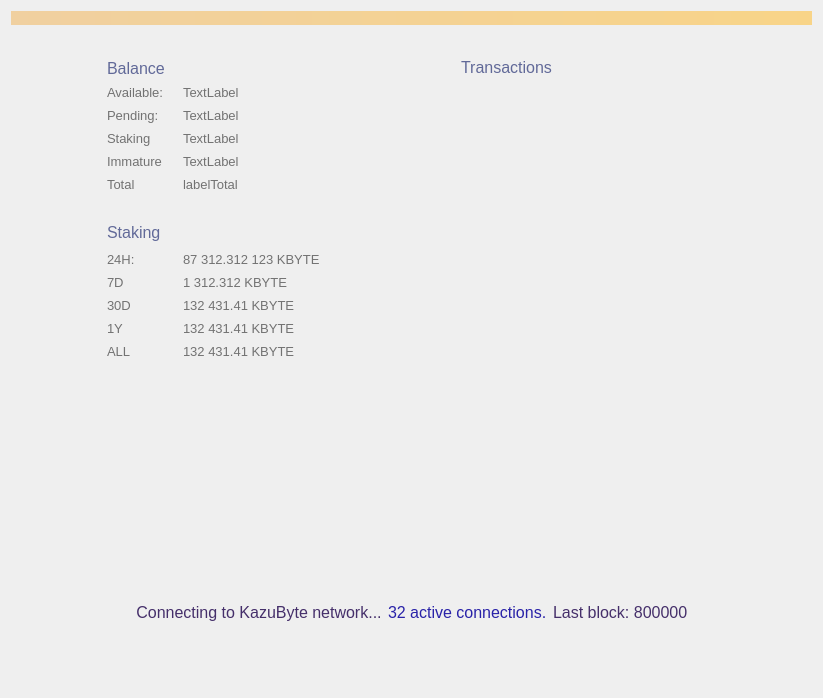
<?xml version="1.0" encoding="UTF-8"?>
<ui version="4.0">
 <class>OverviewPage</class>
 <widget class="QWidget" name="OverviewPage">
  <property name="geometry">
   <rect>
    <x>0</x>
    <y>0</y>
    <width>823</width>
    <height>698</height>
   </rect>
  </property>
  <property name="sizePolicy">
   <sizepolicy hsizetype="MinimumExpanding" vsizetype="MinimumExpanding">
    <horstretch>0</horstretch>
    <verstretch>0</verstretch>
   </sizepolicy>
  </property>
  <property name="maximumSize">
   <size>
    <width>16777215</width>
    <height>16777215</height>
   </size>
  </property>
  <property name="windowTitle">
   <string>Form</string>
  </property>
  <property name="styleSheet">
   <string notr="true"/>
  </property>
  <layout class="QVBoxLayout" name="topLayout">
   <item>
    <widget class="QLabel" name="labelAlerts">
     <property name="visible">
      <bool>false</bool>
     </property>
     <property name="styleSheet">
      <string notr="true">background-color: qlineargradient(x1: 0, y1: 0, x2: 1, y2: 0, stop:0 #F0D0A0, stop:1 #F8D488); color:#000000;</string>
     </property>
     <property name="wordWrap">
      <bool>true</bool>
     </property>
     <property name="margin">
      <number>3</number>
     </property>
    </widget>
   </item>
   <item>
    <spacer name="verticalSpacer">
     <property name="orientation">
      <enum>Qt::Vertical</enum>
     </property>
     <property name="sizeType">
      <enum>QSizePolicy::Fixed</enum>
     </property>
     <property name="sizeHint" stdset="0">
      <size>
       <width>20</width>
       <height>20</height>
      </size>
     </property>
    </spacer>
   </item>
   <item>
    <layout class="QHBoxLayout" name="horizontalLayout_2">
     <property name="sizeConstraint">
      <enum>QLayout::SetMinimumSize</enum>
     </property>
     <item>
      <spacer name="horizontalSpacer">
       <property name="orientation">
        <enum>Qt::Horizontal</enum>
       </property>
       <property name="sizeType">
        <enum>QSizePolicy::Fixed</enum>
       </property>
       <property name="sizeHint" stdset="0">
        <size>
         <width>80</width>
         <height>20</height>
        </size>
       </property>
      </spacer>
     </item>
     <item>
      <layout class="QVBoxLayout" name="verticalLayout_2">
       <property name="sizeConstraint">
        <enum>QLayout::SetNoConstraint</enum>
       </property>
       <property name="leftMargin">
        <number>16</number>
       </property>
       <property name="topMargin">
        <number>7</number>
       </property>
       <property name="rightMargin">
        <number>16</number>
       </property>
       <property name="bottomMargin">
        <number>16</number>
       </property>
       <item>
        <layout class="QHBoxLayout" name="horizontalLayout_3">
         <property name="spacing">
          <number>0</number>
         </property>
         <item>
          <widget class="QLabel" name="label_4">
           <property name="sizePolicy">
            <sizepolicy hsizetype="Minimum" vsizetype="Preferred">
             <horstretch>0</horstretch>
             <verstretch>0</verstretch>
            </sizepolicy>
           </property>
           <property name="font">
            <font>
             <pointsize>-1</pointsize>
            </font>
           </property>
           <property name="styleSheet">
            <string notr="true">color: #616998; text-transform: uppercase; font-size: 16px</string>
           </property>
           <property name="text">
            <string>Balance</string>
           </property>
          </widget>
         </item>
         <item>
          <spacer name="horizontalSpacer_11">
           <property name="orientation">
            <enum>Qt::Horizontal</enum>
           </property>
           <property name="sizeType">
            <enum>QSizePolicy::Maximum</enum>
           </property>
           <property name="sizeHint" stdset="0">
            <size>
             <width>10</width>
             <height>20</height>
            </size>
           </property>
          </spacer>
         </item>
         <item>
          <widget class="QPushButton" name="labelWalletStatus">
           <property name="maximumSize">
            <size>
             <width>22</width>
             <height>22</height>
            </size>
           </property>
           <property name="baseSize">
            <size>
             <width>22</width>
             <height>22</height>
            </size>
           </property>
           <property name="styleSheet">
            <string notr="true">border: 0</string>
           </property>
           <property name="text">
            <string/>
           </property>
           <property name="flat">
            <bool>true</bool>
           </property>
          </widget>
         </item>
         <item>
          <spacer name="horizontalSpacer_10">
           <property name="orientation">
            <enum>Qt::Horizontal</enum>
           </property>
           <property name="sizeHint" stdset="0">
            <size>
             <width>40</width>
             <height>20</height>
            </size>
           </property>
          </spacer>
         </item>
        </layout>
       </item>
       <item>
        <layout class="QHBoxLayout" name="horizontalLayout_4">
         <item>
          <layout class="QFormLayout" name="formLayout">
           <property name="sizeConstraint">
            <enum>QLayout::SetNoConstraint</enum>
           </property>
           <property name="labelAlignment">
            <set>Qt::AlignLeading|Qt::AlignLeft|Qt::AlignVCenter</set>
           </property>
           <property name="verticalSpacing">
            <number>-1</number>
           </property>
           <item row="0" column="0">
            <widget class="QLabel" name="label_5">
             <property name="sizePolicy">
              <sizepolicy hsizetype="Minimum" vsizetype="Preferred">
               <horstretch>0</horstretch>
               <verstretch>0</verstretch>
              </sizepolicy>
             </property>
             <property name="minimumSize">
              <size>
               <width>70</width>
               <height>17</height>
              </size>
             </property>
             <property name="maximumSize">
              <size>
               <width>70</width>
               <height>17</height>
              </size>
             </property>
             <property name="font">
              <font>
               <pointsize>10</pointsize>
               <weight>50</weight>
               <bold>false</bold>
               <stylestrategy>PreferAntialias</stylestrategy>
              </font>
             </property>
             <property name="styleSheet">
              <string notr="true">color: #727272</string>
             </property>
             <property name="text">
              <string>Available:</string>
             </property>
             <property name="alignment">
              <set>Qt::AlignLeading|Qt::AlignLeft|Qt::AlignVCenter</set>
             </property>
            </widget>
           </item>
           <item row="0" column="1">
            <widget class="QLabel" name="labelBalance">
             <property name="font">
              <font>
               <pointsize>10</pointsize>
               <weight>50</weight>
               <bold>false</bold>
               <stylestrategy>PreferAntialias</stylestrategy>
              </font>
             </property>
             <property name="styleSheet">
              <string notr="true">color: #727272</string>
             </property>
             <property name="text">
              <string>TextLabel</string>
             </property>
             <property name="alignment">
              <set>Qt::AlignLeading|Qt::AlignLeft|Qt::AlignVCenter</set>
             </property>
            </widget>
           </item>
           <item row="1" column="0">
            <widget class="QLabel" name="label_7">
             <property name="sizePolicy">
              <sizepolicy hsizetype="Minimum" vsizetype="Preferred">
               <horstretch>0</horstretch>
               <verstretch>0</verstretch>
              </sizepolicy>
             </property>
             <property name="minimumSize">
              <size>
               <width>70</width>
               <height>17</height>
              </size>
             </property>
             <property name="maximumSize">
              <size>
               <width>70</width>
               <height>17</height>
              </size>
             </property>
             <property name="font">
              <font>
               <pointsize>10</pointsize>
               <weight>50</weight>
               <bold>false</bold>
               <stylestrategy>PreferAntialias</stylestrategy>
              </font>
             </property>
             <property name="styleSheet">
              <string notr="true">color: #727272</string>
             </property>
             <property name="text">
              <string>Pending:</string>
             </property>
             <property name="alignment">
              <set>Qt::AlignLeading|Qt::AlignLeft|Qt::AlignVCenter</set>
             </property>
            </widget>
           </item>
           <item row="1" column="1">
            <widget class="QLabel" name="labelUnconfirmed">
             <property name="font">
              <font>
               <pointsize>10</pointsize>
               <weight>50</weight>
               <bold>false</bold>
               <stylestrategy>PreferAntialias</stylestrategy>
              </font>
             </property>
             <property name="styleSheet">
              <string notr="true">color: #727272</string>
             </property>
             <property name="text">
              <string>TextLabel</string>
             </property>
             <property name="alignment">
              <set>Qt::AlignLeading|Qt::AlignLeft|Qt::AlignVCenter</set>
             </property>
            </widget>
           </item>
           <item row="3" column="0">
            <widget class="QLabel" name="labelImmatureText">
             <property name="sizePolicy">
              <sizepolicy hsizetype="Minimum" vsizetype="Preferred">
               <horstretch>0</horstretch>
               <verstretch>0</verstretch>
              </sizepolicy>
             </property>
             <property name="minimumSize">
              <size>
               <width>70</width>
               <height>17</height>
              </size>
             </property>
             <property name="maximumSize">
              <size>
               <width>70</width>
               <height>17</height>
              </size>
             </property>
             <property name="font">
              <font>
               <pointsize>10</pointsize>
               <weight>50</weight>
               <bold>false</bold>
               <stylestrategy>PreferAntialias</stylestrategy>
              </font>
             </property>
             <property name="styleSheet">
              <string notr="true">color: #727272</string>
             </property>
             <property name="text">
              <string>Immature</string>
             </property>
             <property name="alignment">
              <set>Qt::AlignLeading|Qt::AlignLeft|Qt::AlignVCenter</set>
             </property>
            </widget>
           </item>
           <item row="3" column="1">
            <widget class="QLabel" name="labelImmature">
             <property name="font">
              <font>
               <pointsize>10</pointsize>
               <weight>50</weight>
               <bold>false</bold>
               <stylestrategy>PreferAntialias</stylestrategy>
              </font>
             </property>
             <property name="styleSheet">
              <string notr="true">color: #727272</string>
             </property>
             <property name="text">
              <string>TextLabel</string>
             </property>
             <property name="alignment">
              <set>Qt::AlignLeading|Qt::AlignLeft|Qt::AlignVCenter</set>
             </property>
            </widget>
           </item>
           <item row="4" column="0">
            <widget class="QLabel" name="label_8">
             <property name="sizePolicy">
              <sizepolicy hsizetype="Minimum" vsizetype="Preferred">
               <horstretch>0</horstretch>
               <verstretch>0</verstretch>
              </sizepolicy>
             </property>
             <property name="minimumSize">
              <size>
               <width>70</width>
               <height>17</height>
              </size>
             </property>
             <property name="maximumSize">
              <size>
               <width>70</width>
               <height>17</height>
              </size>
             </property>
             <property name="font">
              <font>
               <pointsize>10</pointsize>
               <weight>50</weight>
               <bold>false</bold>
               <stylestrategy>PreferAntialias</stylestrategy>
              </font>
             </property>
             <property name="styleSheet">
              <string notr="true">color: #727272</string>
             </property>
             <property name="text">
              <string>Total</string>
             </property>
             <property name="alignment">
              <set>Qt::AlignLeading|Qt::AlignLeft|Qt::AlignVCenter</set>
             </property>
            </widget>
           </item>
           <item row="4" column="1">
            <widget class="QLabel" name="labelTotal">
             <property name="font">
              <font>
               <pointsize>10</pointsize>
               <weight>50</weight>
               <bold>false</bold>
               <stylestrategy>PreferAntialias</stylestrategy>
              </font>
             </property>
             <property name="styleSheet">
              <string notr="true">color: #727272</string>
             </property>
             <property name="text">
              <string>labelTotal</string>
             </property>
             <property name="alignment">
              <set>Qt::AlignLeading|Qt::AlignLeft|Qt::AlignVCenter</set>
             </property>
            </widget>
           </item>
           <item row="2" column="1">
            <widget class="QLabel" name="labelStaking">
             <property name="font">
              <font>
               <pointsize>10</pointsize>
               <weight>50</weight>
               <bold>false</bold>
               <stylestrategy>PreferAntialias</stylestrategy>
              </font>
             </property>
             <property name="styleSheet">
              <string notr="true">color: #727272</string>
             </property>
             <property name="text">
              <string>TextLabel</string>
             </property>
             <property name="alignment">
              <set>Qt::AlignLeading|Qt::AlignLeft|Qt::AlignVCenter</set>
             </property>
            </widget>
           </item>
           <item row="2" column="0">
            <widget class="QLabel" name="labelStakingText">
             <property name="sizePolicy">
              <sizepolicy hsizetype="Minimum" vsizetype="Preferred">
               <horstretch>0</horstretch>
               <verstretch>0</verstretch>
              </sizepolicy>
             </property>
             <property name="minimumSize">
              <size>
               <width>70</width>
               <height>17</height>
              </size>
             </property>
             <property name="maximumSize">
              <size>
               <width>70</width>
               <height>17</height>
              </size>
             </property>
             <property name="font">
              <font>
               <pointsize>10</pointsize>
               <weight>50</weight>
               <bold>false</bold>
               <stylestrategy>PreferAntialias</stylestrategy>
              </font>
             </property>
             <property name="styleSheet">
              <string notr="true">color: #727272</string>
             </property>
             <property name="text">
              <string>Staking</string>
             </property>
             <property name="alignment">
              <set>Qt::AlignLeading|Qt::AlignLeft|Qt::AlignVCenter</set>
             </property>
            </widget>
           </item>
          </layout>
         </item>
         <item>
          <spacer name="horizontalSpacer_4">
           <property name="orientation">
            <enum>Qt::Horizontal</enum>
           </property>
           <property name="sizeHint" stdset="0">
            <size>
             <width>40</width>
             <height>20</height>
            </size>
           </property>
          </spacer>
         </item>
        </layout>
       </item>
       <item>
        <spacer name="verticalSpacer_5">
         <property name="orientation">
          <enum>Qt::Vertical</enum>
         </property>
         <property name="sizeType">
          <enum>QSizePolicy::Maximum</enum>
         </property>
         <property name="sizeHint" stdset="0">
          <size>
           <width>20</width>
           <height>20</height>
          </size>
         </property>
        </spacer>
       </item>
       <item>
        <layout class="QHBoxLayout" name="horizontalLayout_7">
         <property name="spacing">
          <number>0</number>
         </property>
         <item>
          <widget class="QLabel" name="label_11">
           <property name="font">
            <font>
             <pointsize>-1</pointsize>
            </font>
           </property>
           <property name="styleSheet">
            <string notr="true">color: #616998; text-transform: uppercase; font-size: 16px</string>
           </property>
           <property name="text">
            <string>Staking</string>
           </property>
           <property name="alignment">
            <set>Qt::AlignLeading|Qt::AlignLeft|Qt::AlignVCenter</set>
           </property>
          </widget>
         </item>
         <item>
          <spacer name="horizontalSpacer_8">
           <property name="orientation">
            <enum>Qt::Horizontal</enum>
           </property>
           <property name="sizeType">
            <enum>QSizePolicy::Maximum</enum>
           </property>
           <property name="sizeHint" stdset="0">
            <size>
             <width>10</width>
             <height>20</height>
            </size>
           </property>
          </spacer>
         </item>
         <item>
          <widget class="QPushButton" name="unlockStakingButton">
           <property name="minimumSize">
            <size>
             <width>26</width>
             <height>26</height>
            </size>
           </property>
           <property name="maximumSize">
            <size>
             <width>26</width>
             <height>26</height>
            </size>
           </property>
           <property name="styleSheet">
            <string notr="true">border: 0</string>
           </property>
           <property name="text">
            <string/>
           </property>
          </widget>
         </item>
         <item>
          <spacer name="horizontalSpacer_9">
           <property name="orientation">
            <enum>Qt::Horizontal</enum>
           </property>
           <property name="sizeHint" stdset="0">
            <size>
             <width>40</width>
             <height>20</height>
            </size>
           </property>
          </spacer>
         </item>
        </layout>
       </item>
       <item>
        <layout class="QHBoxLayout" name="horizontalLayout_6">
         <item>
          <layout class="QFormLayout" name="formLayout_2">
           <property name="labelAlignment">
            <set>Qt::AlignLeading|Qt::AlignLeft|Qt::AlignVCenter</set>
           </property>
           <item row="1" column="0">
            <widget class="QLabel" name="label_10">
             <property name="sizePolicy">
              <sizepolicy hsizetype="Minimum" vsizetype="Preferred">
               <horstretch>0</horstretch>
               <verstretch>0</verstretch>
              </sizepolicy>
             </property>
             <property name="minimumSize">
              <size>
               <width>70</width>
               <height>17</height>
              </size>
             </property>
             <property name="maximumSize">
              <size>
               <width>70</width>
               <height>17</height>
              </size>
             </property>
             <property name="font">
              <font>
               <pointsize>10</pointsize>
               <weight>50</weight>
               <bold>false</bold>
               <stylestrategy>PreferAntialias</stylestrategy>
              </font>
             </property>
             <property name="styleSheet">
              <string notr="true">color: #727272</string>
             </property>
             <property name="text">
              <string>24H:</string>
             </property>
             <property name="alignment">
              <set>Qt::AlignLeading|Qt::AlignLeft|Qt::AlignVCenter</set>
             </property>
            </widget>
           </item>
           <item row="1" column="1">
            <widget class="QLabel" name="label24hStakingStats">
             <property name="font">
              <font>
               <pointsize>10</pointsize>
               <weight>50</weight>
               <bold>false</bold>
               <stylestrategy>PreferAntialias</stylestrategy>
               <kerning>false</kerning>
              </font>
             </property>
             <property name="styleSheet">
              <string notr="true">color: #727272</string>
             </property>
             <property name="text">
              <string>87 312.312 123 KBYTE</string>
             </property>
             <property name="alignment">
              <set>Qt::AlignLeading|Qt::AlignLeft|Qt::AlignVCenter</set>
             </property>
            </widget>
           </item>
           <item row="2" column="0">
            <widget class="QLabel" name="label_13">
             <property name="sizePolicy">
              <sizepolicy hsizetype="Minimum" vsizetype="Preferred">
               <horstretch>0</horstretch>
               <verstretch>0</verstretch>
              </sizepolicy>
             </property>
             <property name="minimumSize">
              <size>
               <width>70</width>
               <height>17</height>
              </size>
             </property>
             <property name="maximumSize">
              <size>
               <width>70</width>
               <height>17</height>
              </size>
             </property>
             <property name="font">
              <font>
               <pointsize>10</pointsize>
               <weight>50</weight>
               <bold>false</bold>
               <stylestrategy>PreferAntialias</stylestrategy>
               <kerning>false</kerning>
              </font>
             </property>
             <property name="styleSheet">
              <string notr="true">color: #727272</string>
             </property>
             <property name="text">
              <string>7D</string>
             </property>
             <property name="alignment">
              <set>Qt::AlignLeading|Qt::AlignLeft|Qt::AlignVCenter</set>
             </property>
            </widget>
           </item>
           <item row="2" column="1">
            <widget class="QLabel" name="label7dStakingStats">
             <property name="font">
              <font>
               <pointsize>10</pointsize>
               <weight>50</weight>
               <bold>false</bold>
               <stylestrategy>PreferAntialias</stylestrategy>
               <kerning>false</kerning>
              </font>
             </property>
             <property name="styleSheet">
              <string notr="true">color: #727272</string>
             </property>
             <property name="text">
              <string>1 312.312 KBYTE</string>
             </property>
             <property name="alignment">
              <set>Qt::AlignLeading|Qt::AlignLeft|Qt::AlignVCenter</set>
             </property>
            </widget>
           </item>
           <item row="3" column="1">
            <widget class="QLabel" name="label30dStakingStats">
             <property name="font">
              <font>
               <pointsize>10</pointsize>
               <weight>50</weight>
               <bold>false</bold>
               <stylestrategy>PreferAntialias</stylestrategy>
               <kerning>false</kerning>
              </font>
             </property>
             <property name="styleSheet">
              <string notr="true">color: #727272</string>
             </property>
             <property name="text">
              <string>132 431.41 KBYTE</string>
             </property>
             <property name="alignment">
              <set>Qt::AlignLeading|Qt::AlignLeft|Qt::AlignVCenter</set>
             </property>
            </widget>
           </item>
           <item row="3" column="0">
            <widget class="QLabel" name="label_14">
             <property name="sizePolicy">
              <sizepolicy hsizetype="Minimum" vsizetype="Preferred">
               <horstretch>0</horstretch>
               <verstretch>0</verstretch>
              </sizepolicy>
             </property>
             <property name="minimumSize">
              <size>
               <width>70</width>
               <height>17</height>
              </size>
             </property>
             <property name="maximumSize">
              <size>
               <width>70</width>
               <height>17</height>
              </size>
             </property>
             <property name="font">
              <font>
               <pointsize>10</pointsize>
               <weight>50</weight>
               <bold>false</bold>
               <stylestrategy>PreferAntialias</stylestrategy>
               <kerning>false</kerning>
              </font>
             </property>
             <property name="styleSheet">
              <string notr="true">color: #727272</string>
             </property>
             <property name="text">
              <string>30D</string>
             </property>
             <property name="alignment">
              <set>Qt::AlignLeading|Qt::AlignLeft|Qt::AlignVCenter</set>
             </property>
            </widget>
           </item>
           <item row="4" column="0">
            <widget class="QLabel" name="label_15">
             <property name="sizePolicy">
              <sizepolicy hsizetype="Minimum" vsizetype="Preferred">
               <horstretch>0</horstretch>
               <verstretch>0</verstretch>
              </sizepolicy>
             </property>
             <property name="minimumSize">
              <size>
               <width>70</width>
               <height>17</height>
              </size>
             </property>
             <property name="maximumSize">
              <size>
               <width>70</width>
               <height>17</height>
              </size>
             </property>
             <property name="font">
              <font>
               <pointsize>10</pointsize>
               <weight>50</weight>
               <bold>false</bold>
               <stylestrategy>PreferAntialias</stylestrategy>
               <kerning>false</kerning>
              </font>
             </property>
             <property name="styleSheet">
              <string notr="true">color: #727272</string>
             </property>
             <property name="text">
              <string>1Y</string>
             </property>
             <property name="alignment">
              <set>Qt::AlignLeading|Qt::AlignLeft|Qt::AlignVCenter</set>
             </property>
            </widget>
           </item>
           <item row="4" column="1">
            <widget class="QLabel" name="label1yStakingStats">
             <property name="font">
              <font>
               <pointsize>10</pointsize>
               <weight>50</weight>
               <bold>false</bold>
               <stylestrategy>PreferAntialias</stylestrategy>
               <kerning>false</kerning>
              </font>
             </property>
             <property name="styleSheet">
              <string notr="true">color: #727272</string>
             </property>
             <property name="text">
              <string>132 431.41 KBYTE</string>
             </property>
             <property name="alignment">
              <set>Qt::AlignLeading|Qt::AlignLeft|Qt::AlignVCenter</set>
             </property>
            </widget>
           </item>
           <item row="5" column="0">
            <widget class="QLabel" name="label_16">
             <property name="sizePolicy">
              <sizepolicy hsizetype="Minimum" vsizetype="Preferred">
               <horstretch>0</horstretch>
               <verstretch>0</verstretch>
              </sizepolicy>
             </property>
             <property name="minimumSize">
              <size>
               <width>70</width>
               <height>17</height>
              </size>
             </property>
             <property name="maximumSize">
              <size>
               <width>70</width>
               <height>17</height>
              </size>
             </property>
             <property name="font">
              <font>
               <pointsize>10</pointsize>
               <weight>50</weight>
               <bold>false</bold>
               <stylestrategy>PreferAntialias</stylestrategy>
               <kerning>false</kerning>
              </font>
             </property>
             <property name="styleSheet">
              <string notr="true">color: #727272</string>
             </property>
             <property name="text">
              <string>ALL</string>
             </property>
             <property name="alignment">
              <set>Qt::AlignLeading|Qt::AlignLeft|Qt::AlignVCenter</set>
             </property>
            </widget>
           </item>
           <item row="5" column="1">
            <widget class="QLabel" name="labelallStakingStats">
             <property name="font">
              <font>
               <pointsize>10</pointsize>
               <weight>50</weight>
               <bold>false</bold>
               <stylestrategy>PreferAntialias</stylestrategy>
               <kerning>false</kerning>
              </font>
             </property>
             <property name="styleSheet">
              <string notr="true">color: #727272</string>
             </property>
             <property name="text">
              <string>132 431.41 KBYTE</string>
             </property>
             <property name="alignment">
              <set>Qt::AlignLeading|Qt::AlignLeft|Qt::AlignVCenter</set>
             </property>
            </widget>
           </item>
          </layout>
         </item>
         <item>
          <spacer name="horizontalSpacer_7">
           <property name="orientation">
            <enum>Qt::Horizontal</enum>
           </property>
           <property name="sizeHint" stdset="0">
            <size>
             <width>40</width>
             <height>20</height>
            </size>
           </property>
          </spacer>
         </item>
        </layout>
       </item>
       <item>
        <widget class="QLabel" name="stakingStatusLabel">
         <property name="sizePolicy">
          <sizepolicy hsizetype="Expanding" vsizetype="Preferred">
           <horstretch>0</horstretch>
           <verstretch>0</verstretch>
          </sizepolicy>
         </property>
         <property name="minimumSize">
          <size>
           <width>235</width>
           <height>0</height>
          </size>
         </property>
         <property name="maximumSize">
          <size>
           <width>235</width>
           <height>16777215</height>
          </size>
         </property>
         <property name="styleSheet">
          <string notr="true">color: #616998;  font-size: 13px; margin-top:6px</string>
         </property>
         <property name="text">
          <string/>
         </property>
         <property name="wordWrap">
          <bool>true</bool>
         </property>
        </widget>
       </item>
       <item>
        <widget class="QLabel" name="votingStatusLabel">
         <property name="sizePolicy">
          <sizepolicy hsizetype="Expanding" vsizetype="Preferred">
           <horstretch>0</horstretch>
           <verstretch>0</verstretch>
          </sizepolicy>
         </property>
         <property name="minimumSize">
          <size>
           <width>235</width>
           <height>0</height>
          </size>
         </property>
         <property name="maximumSize">
          <size>
           <width>235</width>
           <height>16777215</height>
          </size>
         </property>
         <property name="styleSheet">
          <string notr="true">color: #616998;  font-size: 13px; margin-top:6px</string>
         </property>
         <property name="text">
          <string/>
         </property>
         <property name="wordWrap">
          <bool>true</bool>
         </property>
        </widget>
       </item>
       <item>
        <spacer name="verticalSpacer_4">
         <property name="orientation">
          <enum>Qt::Vertical</enum>
         </property>
         <property name="sizeHint" stdset="0">
          <size>
           <width>20</width>
           <height>40</height>
          </size>
         </property>
        </spacer>
       </item>
      </layout>
     </item>
     <item>
      <spacer name="horizontalSpacer_2">
       <property name="orientation">
        <enum>Qt::Horizontal</enum>
       </property>
       <property name="sizeType">
        <enum>QSizePolicy::Fixed</enum>
       </property>
       <property name="sizeHint" stdset="0">
        <size>
         <width>60</width>
         <height>20</height>
        </size>
       </property>
      </spacer>
     </item>
     <item>
      <layout class="QVBoxLayout" name="verticalLayout_3">
       <property name="leftMargin">
        <number>16</number>
       </property>
       <property name="topMargin">
        <number>7</number>
       </property>
       <property name="rightMargin">
        <number>16</number>
       </property>
       <property name="bottomMargin">
        <number>16</number>
       </property>
       <item>
        <layout class="QVBoxLayout" name="verticalLayout_4">
         <item>
          <layout class="QHBoxLayout" name="horizontalLayout_5">
           <item>
            <widget class="QLabel" name="label_12">
             <property name="sizePolicy">
              <sizepolicy hsizetype="Preferred" vsizetype="Maximum">
               <horstretch>0</horstretch>
               <verstretch>0</verstretch>
              </sizepolicy>
             </property>
             <property name="maximumSize">
              <size>
               <width>16777215</width>
               <height>19</height>
              </size>
             </property>
             <property name="font">
              <font>
               <pointsize>-1</pointsize>
              </font>
             </property>
             <property name="styleSheet">
              <string notr="true">color: #616998; text-transform: uppercase; font-size: 16px;</string>
             </property>
             <property name="text">
              <string>Transactions</string>
             </property>
            </widget>
           </item>
           <item>
            <spacer name="horizontalSpacer_12">
             <property name="orientation">
              <enum>Qt::Horizontal</enum>
             </property>
             <property name="sizeHint" stdset="0">
              <size>
               <width>40</width>
               <height>20</height>
              </size>
             </property>
            </spacer>
           </item>
          </layout>
         </item>
         <item>
          <spacer name="verticalSpacer_6">
           <property name="orientation">
            <enum>Qt::Vertical</enum>
           </property>
           <property name="sizeType">
            <enum>QSizePolicy::Maximum</enum>
           </property>
           <property name="sizeHint" stdset="0">
            <size>
             <width>20</width>
             <height>4</height>
            </size>
           </property>
          </spacer>
         </item>
         <item>
          <widget class="ListView" name="listTransactions" native="true">
           <property name="styleSheet">
            <string notr="true">background: transparent;border:0</string>
           </property>
          </widget>
         </item>
        </layout>
       </item>
      </layout>
     </item>
     <item>
      <spacer name="horizontalSpacer_3">
       <property name="orientation">
        <enum>Qt::Horizontal</enum>
       </property>
       <property name="sizeType">
        <enum>QSizePolicy::Fixed</enum>
       </property>
       <property name="sizeHint" stdset="0">
        <size>
         <width>80</width>
         <height>20</height>
        </size>
       </property>
      </spacer>
     </item>
    </layout>
   </item>
   <item>
    <layout class="QHBoxLayout" name="horizontalLayout">
     <property name="sizeConstraint">
      <enum>QLayout::SetMinimumSize</enum>
     </property>
     <item>
      <spacer name="horizontalSpacer_5">
       <property name="orientation">
        <enum>Qt::Horizontal</enum>
       </property>
       <property name="sizeHint" stdset="0">
        <size>
         <width>40</width>
         <height>20</height>
        </size>
       </property>
      </spacer>
     </item>
     <item>
      <widget class="QLabel" name="statusTitle">
       <property name="sizePolicy">
        <sizepolicy hsizetype="Minimum" vsizetype="Preferred">
         <horstretch>0</horstretch>
         <verstretch>0</verstretch>
        </sizepolicy>
       </property>
       <property name="minimumSize">
        <size>
         <width>0</width>
         <height>60</height>
        </size>
       </property>
       <property name="font">
        <font>
         <pointsize>12</pointsize>
        </font>
       </property>
       <property name="styleSheet">
        <string notr="true">color: #452f6a</string>
       </property>
       <property name="text">
        <string>Connecting to KazuByte network...</string>
       </property>
       <property name="alignment">
        <set>Qt::AlignCenter</set>
       </property>
      </widget>
     </item>
     <item>
      <widget class="QLabel" name="statusTitleConnections">
       <property name="sizePolicy">
        <sizepolicy hsizetype="Minimum" vsizetype="Preferred">
         <horstretch>0</horstretch>
         <verstretch>0</verstretch>
        </sizepolicy>
       </property>
       <property name="font">
        <font>
         <pointsize>12</pointsize>
        </font>
       </property>
       <property name="visible">
        <bool>false</bool>
       </property>
       <property name="styleSheet">
        <string notr="true">color: #2922a8</string>
       </property>
       <property name="text">
        <string>32 active connections.</string>
       </property>
      </widget>
     </item>
     <item>
      <widget class="QLabel" name="statusTitleBlocks">
       <property name="sizePolicy">
        <sizepolicy hsizetype="Minimum" vsizetype="Preferred">
         <horstretch>0</horstretch>
         <verstretch>0</verstretch>
        </sizepolicy>
       </property>
       <property name="font">
        <font>
         <pointsize>12</pointsize>
        </font>
       </property>
       <property name="visible">
        <bool>false</bool>
       </property>
       <property name="styleSheet">
        <string notr="true">color: #452f6a</string>
       </property>
       <property name="text">
        <string>Last block: 800000</string>
       </property>
      </widget>
     </item>
     <item>
      <spacer name="horizontalSpacer_6">
       <property name="orientation">
        <enum>Qt::Horizontal</enum>
       </property>
       <property name="sizeHint" stdset="0">
        <size>
         <width>40</width>
         <height>20</height>
        </size>
       </property>
      </spacer>
     </item>
    </layout>
   </item>
   <item>
    <spacer name="verticalSpacer_3">
     <property name="orientation">
      <enum>Qt::Vertical</enum>
     </property>
     <property name="sizeType">
      <enum>QSizePolicy::Fixed</enum>
     </property>
     <property name="sizeHint" stdset="0">
      <size>
       <width>20</width>
       <height>45</height>
      </size>
     </property>
    </spacer>
   </item>
  </layout>
 </widget>
 <customwidgets>
  <customwidget>
   <class>ListView</class>
   <extends>QWidget</extends>
   <header>listview.h</header>
  </customwidget>
 </customwidgets>
 <resources/>
 <connections/>
</ui>
